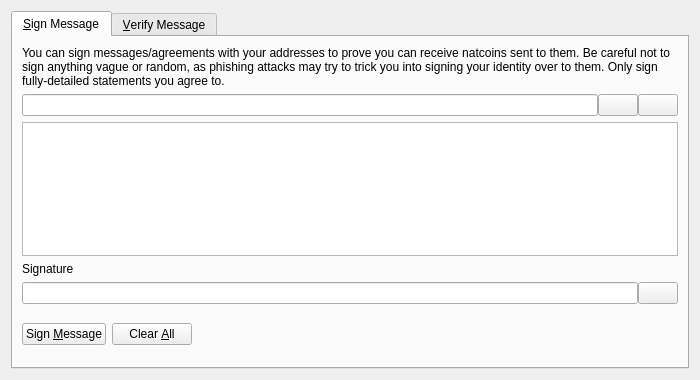
<?xml version="1.0" encoding="UTF-8"?>
<ui version="4.0">
 <class>SignVerifyMessageDialog</class>
 <widget class="QDialog" name="SignVerifyMessageDialog">
  <property name="geometry">
   <rect>
    <x>0</x>
    <y>0</y>
    <width>700</width>
    <height>380</height>
   </rect>
  </property>
  <property name="windowTitle">
   <string>Signatures - Sign / Verify a Message</string>
  </property>
  <property name="modal">
   <bool>true</bool>
  </property>
  <layout class="QVBoxLayout" name="verticalLayout">
   <item>
    <widget class="QTabWidget" name="tabWidget">
     <property name="currentIndex">
      <number>0</number>
     </property>
     <widget class="QWidget" name="tabSignMessage">
      <attribute name="title">
       <string>&amp;Sign Message</string>
      </attribute>
      <layout class="QVBoxLayout" name="verticalLayout_SM">
       <item>
        <widget class="QLabel" name="infoLabel_SM">
         <property name="text">
          <string>You can sign messages/agreements with your addresses to prove you can receive natcoins sent to them. Be careful not to sign anything vague or random, as phishing attacks may try to trick you into signing your identity over to them. Only sign fully-detailed statements you agree to.</string>
         </property>
         <property name="textFormat">
          <enum>Qt::PlainText</enum>
         </property>
         <property name="wordWrap">
          <bool>true</bool>
         </property>
        </widget>
       </item>
       <item>
        <layout class="QHBoxLayout" name="horizontalLayout_1_SM">
         <property name="spacing">
          <number>0</number>
         </property>
         <item>
          <widget class="QValidatedLineEdit" name="addressIn_SM">
           <property name="toolTip">
            <string>The Natcoin address to sign the message with</string>
           </property>
          </widget>
         </item>
         <item>
          <widget class="QPushButton" name="addressBookButton_SM">
           <property name="toolTip">
            <string>Choose previously used address</string>
           </property>
           <property name="text">
            <string/>
           </property>
           <property name="icon">
            <iconset resource="../bitcoin.qrc">
             <normaloff>:/icons/address-book</normaloff>:/icons/address-book</iconset>
           </property>
           <property name="shortcut">
            <string>Alt+A</string>
           </property>
           <property name="autoDefault">
            <bool>false</bool>
           </property>
          </widget>
         </item>
         <item>
          <widget class="QPushButton" name="pasteButton_SM">
           <property name="toolTip">
            <string>Paste address from clipboard</string>
           </property>
           <property name="text">
            <string/>
           </property>
           <property name="icon">
            <iconset resource="../bitcoin.qrc">
             <normaloff>:/icons/editpaste</normaloff>:/icons/editpaste</iconset>
           </property>
           <property name="shortcut">
            <string>Alt+P</string>
           </property>
           <property name="autoDefault">
            <bool>false</bool>
           </property>
          </widget>
         </item>
        </layout>
       </item>
       <item>
        <widget class="QPlainTextEdit" name="messageIn_SM">
         <property name="toolTip">
          <string>Enter the message you want to sign here</string>
         </property>
        </widget>
       </item>
       <item>
        <widget class="QLabel" name="signatureLabel_SM">
         <property name="text">
          <string>Signature</string>
         </property>
         <property name="textFormat">
          <enum>Qt::PlainText</enum>
         </property>
        </widget>
       </item>
       <item>
        <layout class="QHBoxLayout" name="horizontalLayout_2_SM">
         <property name="spacing">
          <number>0</number>
         </property>
         <item>
          <widget class="QLineEdit" name="signatureOut_SM">
           <property name="font">
            <font>
             <italic>true</italic>
            </font>
           </property>
           <property name="readOnly">
            <bool>true</bool>
           </property>
          </widget>
         </item>
         <item>
          <widget class="QPushButton" name="copySignatureButton_SM">
           <property name="toolTip">
            <string>Copy the current signature to the system clipboard</string>
           </property>
           <property name="text">
            <string/>
           </property>
           <property name="icon">
            <iconset resource="../bitcoin.qrc">
             <normaloff>:/icons/editcopy</normaloff>:/icons/editcopy</iconset>
           </property>
           <property name="autoDefault">
            <bool>false</bool>
           </property>
          </widget>
         </item>
        </layout>
       </item>
       <item>
        <layout class="QHBoxLayout" name="horizontalLayout_3_SM">
         <item>
          <widget class="QPushButton" name="signMessageButton_SM">
           <property name="toolTip">
            <string>Sign the message to prove you own this Natcoin address</string>
           </property>
           <property name="text">
            <string>Sign &amp;Message</string>
           </property>
           <property name="icon">
            <iconset resource="../bitcoin.qrc">
             <normaloff>:/icons/edit</normaloff>:/icons/edit</iconset>
           </property>
           <property name="autoDefault">
            <bool>false</bool>
           </property>
          </widget>
         </item>
         <item>
          <widget class="QPushButton" name="clearButton_SM">
           <property name="toolTip">
            <string>Reset all sign message fields</string>
           </property>
           <property name="text">
            <string>Clear &amp;All</string>
           </property>
           <property name="icon">
            <iconset resource="../bitcoin.qrc">
             <normaloff>:/icons/remove</normaloff>:/icons/remove</iconset>
           </property>
           <property name="autoDefault">
            <bool>false</bool>
           </property>
          </widget>
         </item>
         <item>
          <spacer name="horizontalSpacer_1_SM">
           <property name="orientation">
            <enum>Qt::Horizontal</enum>
           </property>
           <property name="sizeHint" stdset="0">
            <size>
             <width>40</width>
             <height>48</height>
            </size>
           </property>
          </spacer>
         </item>
         <item>
          <widget class="QLabel" name="statusLabel_SM">
           <property name="font">
            <font>
             <weight>75</weight>
             <bold>true</bold>
            </font>
           </property>
           <property name="text">
            <string/>
           </property>
           <property name="wordWrap">
            <bool>true</bool>
           </property>
          </widget>
         </item>
         <item>
          <spacer name="horizontalSpacer_2_SM">
           <property name="orientation">
            <enum>Qt::Horizontal</enum>
           </property>
           <property name="sizeHint" stdset="0">
            <size>
             <width>40</width>
             <height>48</height>
            </size>
           </property>
          </spacer>
         </item>
        </layout>
       </item>
      </layout>
     </widget>
     <widget class="QWidget" name="tabVerifyMessage">
      <attribute name="title">
       <string>&amp;Verify Message</string>
      </attribute>
      <layout class="QVBoxLayout" name="verticalLayout_VM">
       <item>
        <widget class="QLabel" name="infoLabel_VM">
         <property name="text">
          <string>Enter the receiver's address, message (ensure you copy line breaks, spaces, tabs, etc. exactly) and signature below to verify the message. Be careful not to read more into the signature than what is in the signed message itself, to avoid being tricked by a man-in-the-middle attack. Note that this only proves the signing party receives with the address, it cannot prove sendership of any transaction!</string>
         </property>
         <property name="textFormat">
          <enum>Qt::PlainText</enum>
         </property>
         <property name="alignment">
          <set>Qt::AlignLeading|Qt::AlignLeft|Qt::AlignTop</set>
         </property>
         <property name="wordWrap">
          <bool>true</bool>
         </property>
        </widget>
       </item>
       <item>
        <layout class="QHBoxLayout" name="horizontalLayout_1_VM">
         <property name="spacing">
          <number>0</number>
         </property>
         <item>
          <widget class="QValidatedLineEdit" name="addressIn_VM">
           <property name="toolTip">
            <string>The Natcoin address the message was signed with</string>
           </property>
          </widget>
         </item>
         <item>
          <widget class="QPushButton" name="addressBookButton_VM">
           <property name="toolTip">
            <string>Choose previously used address</string>
           </property>
           <property name="text">
            <string/>
           </property>
           <property name="icon">
            <iconset resource="../bitcoin.qrc">
             <normaloff>:/icons/address-book</normaloff>:/icons/address-book</iconset>
           </property>
           <property name="shortcut">
            <string>Alt+A</string>
           </property>
           <property name="autoDefault">
            <bool>false</bool>
           </property>
          </widget>
         </item>
        </layout>
       </item>
       <item>
        <widget class="QPlainTextEdit" name="messageIn_VM"/>
       </item>
       <item>
        <widget class="QValidatedLineEdit" name="signatureIn_VM"/>
       </item>
       <item>
        <layout class="QHBoxLayout" name="horizontalLayout_2_VM">
         <item>
          <widget class="QPushButton" name="verifyMessageButton_VM">
           <property name="toolTip">
            <string>Verify the message to ensure it was signed with the specified Natcoin address</string>
           </property>
           <property name="text">
            <string>Verify &amp;Message</string>
           </property>
           <property name="icon">
            <iconset resource="../bitcoin.qrc">
             <normaloff>:/icons/transaction_0</normaloff>:/icons/transaction_0</iconset>
           </property>
           <property name="autoDefault">
            <bool>false</bool>
           </property>
          </widget>
         </item>
         <item>
          <widget class="QPushButton" name="clearButton_VM">
           <property name="toolTip">
            <string>Reset all verify message fields</string>
           </property>
           <property name="text">
            <string>Clear &amp;All</string>
           </property>
           <property name="icon">
            <iconset resource="../bitcoin.qrc">
             <normaloff>:/icons/remove</normaloff>:/icons/remove</iconset>
           </property>
           <property name="autoDefault">
            <bool>false</bool>
           </property>
          </widget>
         </item>
         <item>
          <spacer name="horizontalSpacer_1_VM">
           <property name="orientation">
            <enum>Qt::Horizontal</enum>
           </property>
           <property name="sizeHint" stdset="0">
            <size>
             <width>40</width>
             <height>48</height>
            </size>
           </property>
          </spacer>
         </item>
         <item>
          <widget class="QLabel" name="statusLabel_VM">
           <property name="font">
            <font>
             <weight>75</weight>
             <bold>true</bold>
            </font>
           </property>
           <property name="text">
            <string/>
           </property>
           <property name="wordWrap">
            <bool>true</bool>
           </property>
          </widget>
         </item>
         <item>
          <spacer name="horizontalSpacer_2_VM">
           <property name="orientation">
            <enum>Qt::Horizontal</enum>
           </property>
           <property name="sizeHint" stdset="0">
            <size>
             <width>40</width>
             <height>48</height>
            </size>
           </property>
          </spacer>
         </item>
        </layout>
       </item>
      </layout>
     </widget>
    </widget>
   </item>
  </layout>
 </widget>
 <customwidgets>
  <customwidget>
   <class>QValidatedLineEdit</class>
   <extends>QLineEdit</extends>
   <header>qvalidatedlineedit.h</header>
  </customwidget>
 </customwidgets>
 <resources>
  <include location="../bitcoin.qrc"/>
 </resources>
 <connections/>
</ui>
